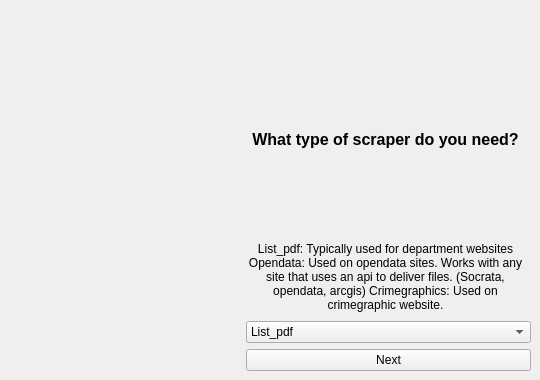
    <widget class="QWidget" name="ChooseBaseScraper">
     <attribute name="title">
      <string>Choose Type</string>
     </attribute>
     <widget class="QWidget" name="formLayoutWidget">
      <property name="geometry">
       <rect>
        <x>240</x>
        <y>130</y>
        <width>291</width>
        <height>241</height>
       </rect>
      </property>
      <layout class="QFormLayout" name="formLayout">
       <item row="1" column="0" colspan="2">
        <widget class="QLabel" name="ChooseBaseHeader">
         <property name="font">
          <font>
           <pointsize>12</pointsize>
           <weight>75</weight>
           <bold>true</bold>
          </font>
         </property>
         <property name="text">
          <string>What type of scraper do you need?</string>
         </property>
         <property name="alignment">
          <set>Qt::AlignCenter</set>
         </property>
         <property name="wordWrap">
          <bool>true</bool>
         </property>
        </widget>
       </item>
       <item row="2" column="1">
        <spacer name="verticalSpacer">
         <property name="orientation">
          <enum>Qt::Vertical</enum>
         </property>
         <property name="sizeHint" stdset="0">
          <size>
           <width>20</width>
           <height>1</height>
          </size>
         </property>
        </spacer>
       </item>
       <item row="3" column="0" colspan="2">
        <widget class="QLabel" name="step1_scraper_text_2">
         <property name="sizePolicy">
          <sizepolicy hsizetype="Expanding" vsizetype="Expanding">
           <horstretch>0</horstretch>
           <verstretch>0</verstretch>
          </sizepolicy>
         </property>
         <property name="font">
          <font>
           <pointsize>9</pointsize>
          </font>
         </property>
         <property name="text">
          <string>&lt;html&gt;&lt;head/&gt;&lt;body&gt;&lt;p align=&quot;center&quot;&gt;&lt;span style=&quot; font-weight:600;&quot;&gt;List_pdf:&lt;/span&gt; Typically used for department websites&lt;/p&gt;&lt;p align=&quot;center&quot;&gt;&lt;span style=&quot; font-weight:600;&quot;&gt;Opendata: &lt;/span&gt;Used on opendata sites. Works with &lt;br/&gt;any site that uses an api to deliver files. (Socrata, opendata, arcgis)&lt;/p&gt;&lt;p align=&quot;center&quot;&gt;&lt;span style=&quot; font-weight:600;&quot;&gt;Crimegraphics: &lt;/span&gt;Used on crimegraphic website.&lt;/p&gt;&lt;p align=&quot;center&quot;&gt;&lt;br/&gt;&lt;/p&gt;&lt;/body&gt;&lt;/html&gt;</string>
         </property>
         <property name="alignment">
          <set>Qt::AlignCenter</set>
         </property>
         <property name="wordWrap">
          <bool>true</bool>
         </property>
        </widget>
       </item>
       <item row="4" column="1">
        <widget class="QComboBox" name="scraper_choice">
         <item>
          <property name="text">
           <string>List_pdf</string>
          </property>
         </item>
         <item>
          <property name="text">
           <string>Opendata</string>
          </property>
         </item>
         <item>
          <property name="text">
           <string>Crimegraphics</string>
          </property>
         </item>
        </widget>
       </item>
       <item row="5" column="1">
        <widget class="QPushButton" name="next_button">
         <property name="text">
          <string>Next</string>
         </property>
        </widget>
       </item>
      </layout>
     </widget>
    </widget>
